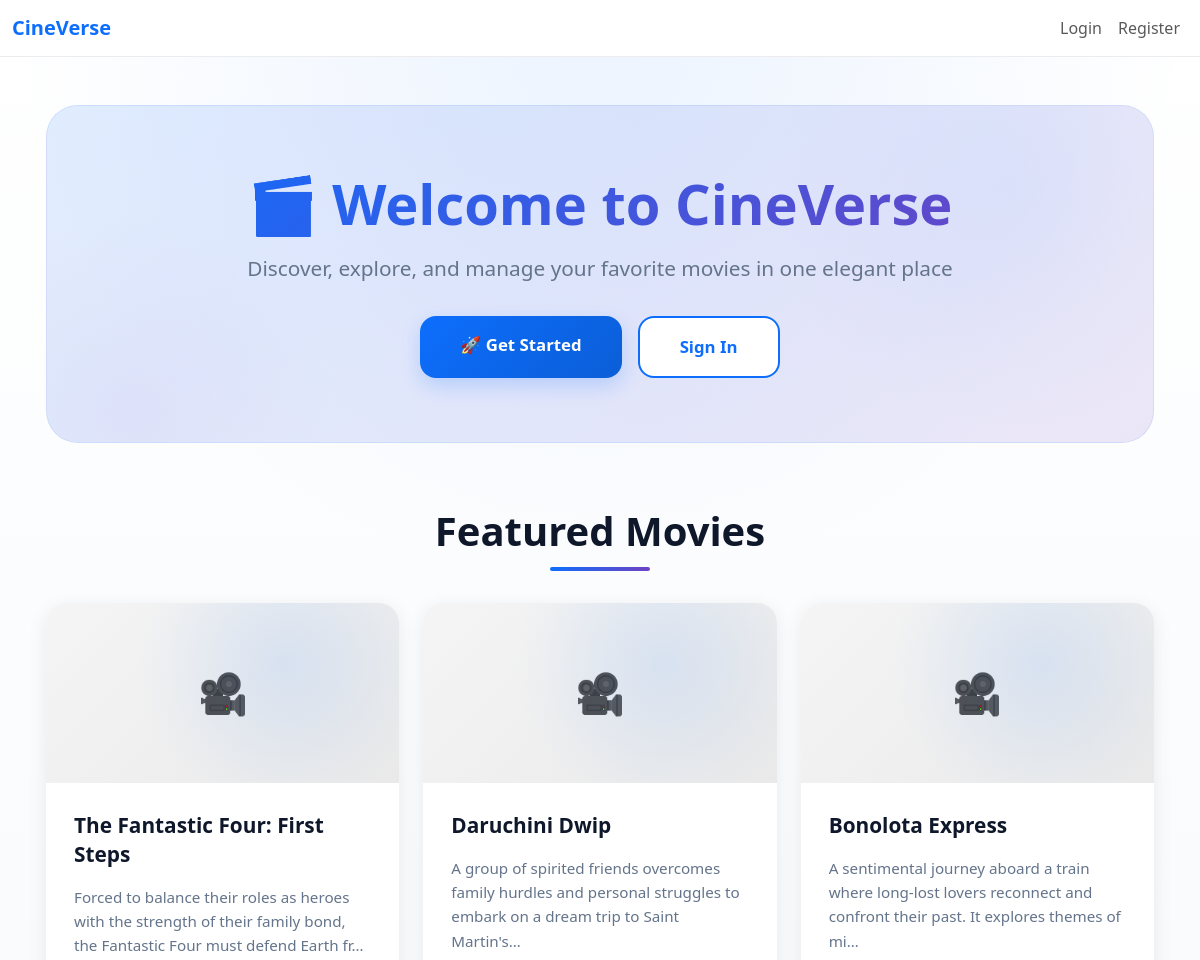
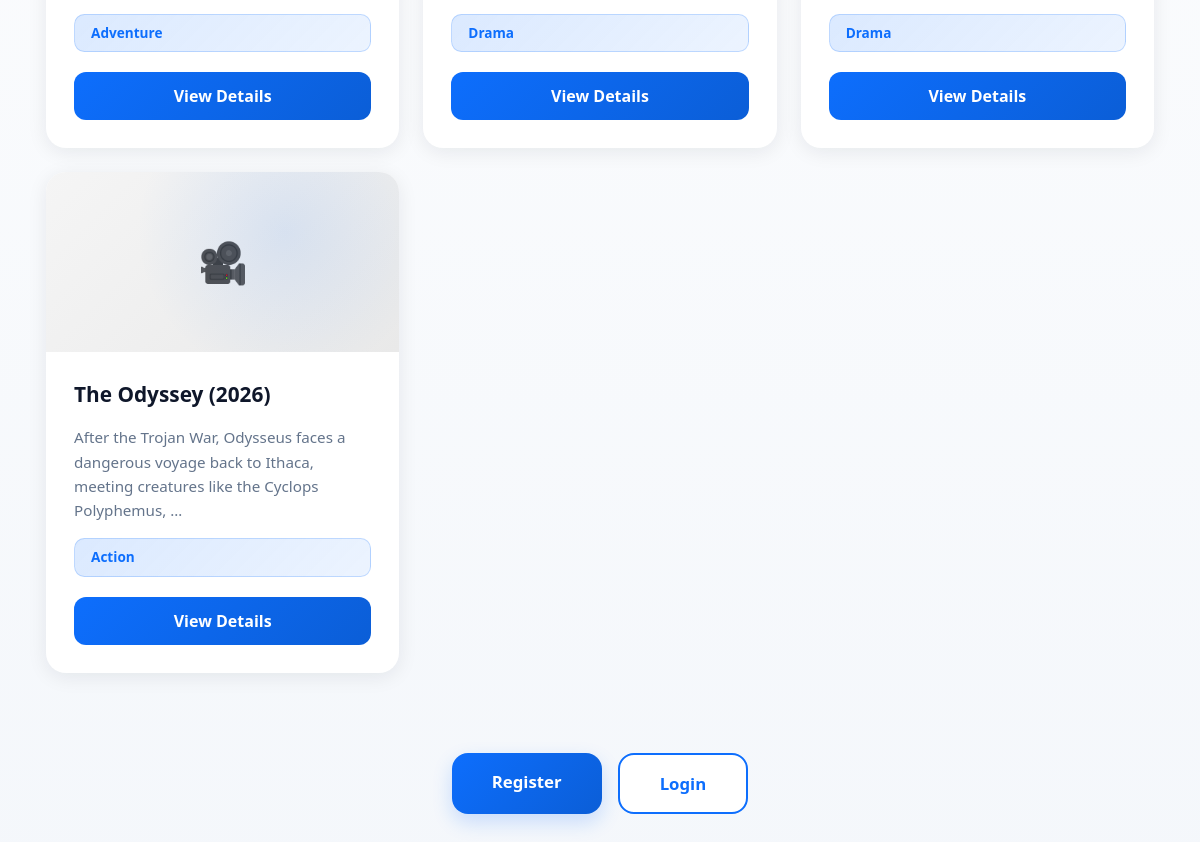
The page / on the database its author committed (2 pictures, top to bottom).
### movie_app/models.py (models this page shows, shortened)
class Movie(models.Model):
    title = models.CharField(max_length=200)
    description = models.TextField()
    release_date = models.DateField(null=True, blank=True)
    genre = models.ForeignKey(Genre, on_delete=models.CASCADE)
    mood = models.ForeignKey(Mood, on_delete=models.SET_NULL, null=True, blank=True)
    image = models.ImageField(upload_to='movie_images/', null=True, blank=True)

class Genre(models.Model):
    name = models.CharField(max_length=100)

### cineverses/views.py (the view)
# urls.py: 2. Add a URL to urlpatterns:  path('', views.home, name='home')
def home(request):
    movies = Movie.objects.all()
    return render(request, "home.html",{"movies": movies})

### templates/home.html (shortened to what this page needs)
{% extends 'base.html' %}
{% block content %}
<div class="container px-3">
  <section class="hero-section">
    <div class="hero-content">
      <h1 class="hero-title">🎬 Welcome to CineVerse</h1>
      <p class="hero-subtitle">Discover, explore, and manage your favorite movies in one elegant place</p>
      <div class="hero-cta">
        {% if user.is_authenticated %}
          <a href="{% url 'movie_app:movie_list' %}" class="btn-hero-primary">📽️ Browse All Movies</a>
          <a href="{% url 'movie_app:add_movie' %}" class="btn-hero-secondary">✨ Add a Movie</a>
        {% else %}
          <a href="{% url 'user:register_user' %}" class="btn-hero-primary">🚀 Get Started</a>
          <a href="{% url 'user:login_user' %}" class="btn-hero-secondary">Sign In</a>
        {% endif %}
      </div>
    </div>
  </section>
  {% if movies %}
  <h2 class="featured-section-title">Featured Movies</h2>
  <section class="featured-movies">
    <div class="row g-4">
      {% for movie in movies %}
      <div class="col-md-6 col-lg-4">
        <div class="home-movie-card">
          <div class="movie-card-header">🎥</div>
          <div class="movie-card-content">
            <h5 class="movie-card-title">{{ movie.title }}</h5>
            <p class="movie-card-description">
              {{ movie.description|truncatechars:120 }}
            </p>
            <span class="movie-card-genre">
              {{ movie.genre.name }}
            </span>
            <a href="{% url 'movie_app:movie_detail' movie.id %}" class="btn-view-details">
              View Details
            </a>
          </div>
        </div>
      </div>
      {% endfor %}
    </div>
  </section>
  {% endif %}
  <section class="auth-section">
    {% if user.is_authenticated %}
    <form method="POST" action="{% url 'user:logout_user' %}" class="d-inline">
      {% csrf_token %}
      <button type="submit" class="btn-logout">
        👋 Logout
      </button>
    </form>
    {% else %}
    <div class="hero-cta">
      <a href="{% url 'user:register_user' %}" class="btn-hero-primary">Register</a>
      <a href="{% url 'user:login_user' %}" class="btn-hero-secondary">Login</a>
    </div>
    {% endif %}
  </section>
</div>
{% endblock %}

### templates/base.html (style rules this page uses)
:root { --cv-bg: #f4f7fb; --cv-surface: rgba(255, 255, 255, 0.92); --cv-border: rgba(15, 23, 42, 0.08); --cv-text: #0f172a; --cv-muted: #64748b; }
body { background: radial-gradient( circle at top, rgba(13, 110, 253, 0.08), transparent 30% ), linear-gradient(180deg, #ffffff 0%, var(--cv-bg) 100%); color: var(--cv-text); }

### templates/home.html (style rules this page uses)
.hero-section { background: linear-gradient(135deg, rgba(13, 110, 253, 0.12) 0%, rgba(111, 66, 193, 0.12) 100%); border-radius: 2rem; padding: 4rem 2rem; margin-bottom: 4rem; text-align: center; border: 1px solid rgba(13, 110, 253, 0.1); position: relative; overflow: hidden; }
.hero-section::before { content: ''; position: absolute; top: -50%; right: -10%; width: 500px; height: 500px; background: radial-gradient(circle, rgba(13, 110, 253, 0.05) 0%, transparent 70%); border-radius: 50%; }
.hero-section::after { content: ''; position: absolute; bottom: -50%; left: -10%; width: 400px; height: 400px; background: radial-gradient(circle, rgba(111, 66, 193, 0.05) 0%, transparent 70%); border-radius: 50%; }
.hero-content { position: relative; z-index: 1; }
.hero-title { font-size: 3.5rem; font-weight: 800; background: linear-gradient(135deg, #0d6efd 0%, #6f42c1 100%); -webkit-background-clip: text; -webkit-text-fill-color: transparent; background-clip: text; margin-bottom: 1rem; line-height: 1.2; }
.hero-subtitle { font-size: 1.3rem; color: #64748b; margin-bottom: 2rem; font-weight: 500; }
.hero-cta { display: flex; gap: 1rem; justify-content: center; flex-wrap: wrap; }
.btn-hero-primary { background: linear-gradient(135deg, #0d6efd 0%, #0b5ed7 100%); border: none; color: white; font-weight: 700; padding: 1rem 2.5rem; border-radius: 1rem; font-size: 1.05rem; transition: all 0.4s cubic-bezier(0.23, 1, 0.32, 1); text-decoration: none; display: inline-block; box-shadow: 0 8px 20px rgba(13, 110, 253, 0.2); }
.btn-hero-secondary { background: white; border: 2px solid #0d6efd; color: #0d6efd; font-weight: 700; padding: 1rem 2.5rem; border-radius: 1rem; font-size: 1.05rem; transition: all 0.4s cubic-bezier(0.23, 1, 0.32, 1); text-decoration: none; display: inline-block; }
.featured-section-title { font-size: 2.5rem; font-weight: 800; color: #0f172a; margin-bottom: 3rem; text-align: center; position: relative; }
.featured-section-title::after { content: ''; position: absolute; bottom: -1rem; left: 50%; transform: translateX(-50%); width: 100px; height: 4px; background: linear-gradient(135deg, #0d6efd 0%, #6f42c1 100%); border-radius: 2px; }
.featured-movies { margin-bottom: 4rem; }
.home-movie-card { border: none; border-radius: 1.25rem; overflow: hidden; transition: all 0.4s cubic-bezier(0.23, 1, 0.32, 1); background: white; height: 100%; box-shadow: 0 4px 20px rgba(15, 23, 42, 0.08); position: relative; display: flex; flex-direction: column; }
.movie-card-header { background: linear-gradient(135deg, #f5f5f5 0%, #e9e9e9 100%); height: 180px; display: flex; align-items: center; justify-content: center; color: #0d6efd; font-size: 2.5rem; overflow: hidden; position: relative; }
.movie-card-header::after { content: ''; position: absolute; top: -50%; right: -10%; width: 300px; height: 300px; background: radial-gradient(circle, rgba(13, 110, 253, 0.1) 0%, transparent 70%); border-radius: 50%; }
.movie-card-content { padding: 1.75rem; flex-grow: 1; display: flex; flex-direction: column; }
.movie-card-title { font-size: 1.3rem; font-weight: 700; color: #0f172a; margin-bottom: 1rem; line-height: 1.4; }
.movie-card-description { color: #64748b; font-size: 0.95rem; line-height: 1.6; margin-bottom: 1rem; flex-grow: 1; }
.movie-card-genre { display: inline-block; padding: 0.5rem 1rem; background: linear-gradient(135deg, rgba(13, 110, 253, 0.15) 0%, rgba(13, 110, 253, 0.08) 100%); color: #0d6efd; border-radius: 0.65rem; font-size: 0.85rem; font-weight: 600; margin-bottom: 1.25rem; border: 1px solid rgba(13, 110, 253, 0.2); }
.btn-view-details { background: linear-gradient(135deg, #0d6efd 0%, #0b5ed7 100%); border: none; color: white; font-weight: 600; padding: 0.75rem 1.5rem; border-radius: 0.75rem; transition: all 0.3s ease; text-decoration: none; text-align: center; display: block; width: 100%; }
.auth-section { margin-top: 5rem; margin-bottom: 3rem; text-align: center; }

### rows shown on the page
Movie: title "The Fantastic Four: First Steps", description "Forced to balance their roles as heroes with the strength of their family bond, the Fantastic Four must defend Earth fr…", genre.name "Adventure"
Movie: title "Daruchini Dwip", description "A group of spirited friends overcomes family hurdles and personal struggles to embark on a dream trip to Saint Martin's…", genre.name "Drama"
Movie: title "Bonolota Express", description "A sentimental journey aboard a train where long-lost lovers reconnect and confront their past. It explores themes of mi…", genre.name "Drama"
Movie: title "The Odyssey (2026)", description "After the Trojan War, Odysseus faces a dangerous voyage back to Ithaca, meeting creatures like the Cyclops Polyphemus, …", genre.name "Action"
